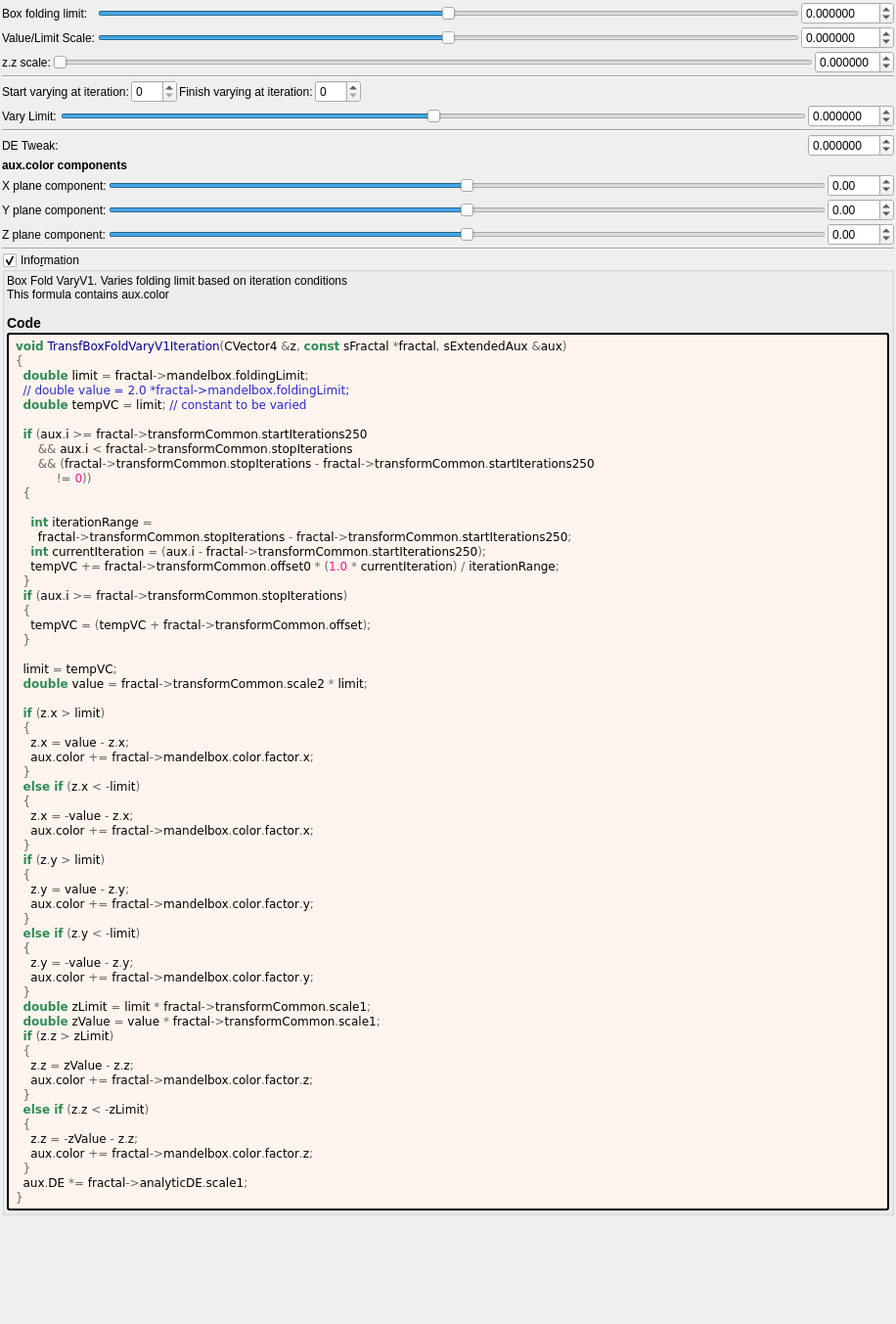
<?xml version="1.0" encoding="UTF-8"?>
<ui version="4.0">
 <class>transf_box_fold_vary_v1</class>
 <widget class="QWidget" name="Form">
  <property name="geometry">
   <rect>
    <x>0</x>
    <y>0</y>
    <width>916</width>
    <height>1353</height>
   </rect>
  </property>
  <property name="windowTitle">
   <string notr="true">transf_box_fold_vary_v1</string>
  </property>
  <layout class="QVBoxLayout" name="verticalLayout">
   <property name="spacing">
    <number>2</number>
   </property>
   <property name="leftMargin">
    <number>2</number>
   </property>
   <property name="topMargin">
    <number>2</number>
   </property>
   <property name="rightMargin">
    <number>2</number>
   </property>
   <property name="bottomMargin">
    <number>2</number>
   </property>
   <item>
    <layout class="QGridLayout" name="gridLayout_12">
     <property name="spacing">
      <number>2</number>
     </property>
     <item row="0" column="0">
      <widget class="QLabel" name="label_47">
       <property name="text">
        <string>Box folding limit:</string>
       </property>
      </widget>
     </item>
     <item row="0" column="1">
      <widget class="QSlider" name="slider_mandelbox_folding_limit">
       <property name="sizePolicy">
        <sizepolicy hsizetype="Expanding" vsizetype="Maximum">
         <horstretch>0</horstretch>
         <verstretch>0</verstretch>
        </sizepolicy>
       </property>
       <property name="minimum">
        <number>-10000000</number>
       </property>
       <property name="maximum">
        <number>10000000</number>
       </property>
       <property name="singleStep">
        <number>1</number>
       </property>
       <property name="orientation">
        <enum>Qt::Horizontal</enum>
       </property>
      </widget>
     </item>
     <item row="2" column="0" colspan="3">
      <layout class="QGridLayout" name="gridLayout_16">
       <item row="1" column="2">
        <widget class="MyDoubleSpinBox" name="spinbox_transf_scale_1">
         <property name="sizePolicy">
          <sizepolicy hsizetype="Minimum" vsizetype="Maximum">
           <horstretch>0</horstretch>
           <verstretch>0</verstretch>
          </sizepolicy>
         </property>
         <property name="prefix">
          <string/>
         </property>
         <property name="suffix">
          <string/>
         </property>
         <property name="decimals">
          <number>6</number>
         </property>
         <property name="minimum">
          <double>-9.990000000000000</double>
         </property>
         <property name="maximum">
          <double>9.990000000000000</double>
         </property>
         <property name="singleStep">
          <double>0.100000000000000</double>
         </property>
        </widget>
       </item>
       <item row="1" column="1">
        <widget class="QSlider" name="slider_transf_scale_1">
         <property name="sizePolicy">
          <sizepolicy hsizetype="Expanding" vsizetype="Maximum">
           <horstretch>0</horstretch>
           <verstretch>0</verstretch>
          </sizepolicy>
         </property>
         <property name="minimum">
          <number>0</number>
         </property>
         <property name="maximum">
          <number>2000000</number>
         </property>
         <property name="singleStep">
          <number>1</number>
         </property>
         <property name="orientation">
          <enum>Qt::Horizontal</enum>
         </property>
        </widget>
       </item>
       <item row="1" column="0">
        <widget class="QLabel" name="label_172">
         <property name="text">
          <string>z.z scale:</string>
         </property>
        </widget>
       </item>
      </layout>
     </item>
     <item row="0" column="2">
      <widget class="MyDoubleSpinBox" name="spinbox_mandelbox_folding_limit">
       <property name="sizePolicy">
        <sizepolicy hsizetype="Minimum" vsizetype="Maximum">
         <horstretch>0</horstretch>
         <verstretch>0</verstretch>
        </sizepolicy>
       </property>
       <property name="prefix">
        <string/>
       </property>
       <property name="suffix">
        <string/>
       </property>
       <property name="decimals">
        <number>6</number>
       </property>
       <property name="minimum">
        <double>-100.000000000000000</double>
       </property>
       <property name="maximum">
        <double>100.000000000000000</double>
       </property>
       <property name="singleStep">
        <double>0.100000000000000</double>
       </property>
      </widget>
     </item>
     <item row="1" column="0">
      <widget class="QLabel" name="label_48">
       <property name="text">
        <string>Value/Limit Scale:</string>
       </property>
      </widget>
     </item>
     <item row="1" column="2">
      <widget class="MyDoubleSpinBox" name="spinbox_transf_scale_2">
       <property name="sizePolicy">
        <sizepolicy hsizetype="Minimum" vsizetype="Maximum">
         <horstretch>0</horstretch>
         <verstretch>0</verstretch>
        </sizepolicy>
       </property>
       <property name="prefix">
        <string/>
       </property>
       <property name="suffix">
        <string/>
       </property>
       <property name="decimals">
        <number>6</number>
       </property>
       <property name="minimum">
        <double>-99.989999999999995</double>
       </property>
       <property name="maximum">
        <double>99.989999999999995</double>
       </property>
       <property name="singleStep">
        <double>0.100000000000000</double>
       </property>
      </widget>
     </item>
     <item row="1" column="1">
      <widget class="QSlider" name="slider_transf_scale_2">
       <property name="sizePolicy">
        <sizepolicy hsizetype="Expanding" vsizetype="Maximum">
         <horstretch>0</horstretch>
         <verstretch>0</verstretch>
        </sizepolicy>
       </property>
       <property name="minimum">
        <number>-5000000</number>
       </property>
       <property name="maximum">
        <number>5000000</number>
       </property>
       <property name="singleStep">
        <number>1</number>
       </property>
       <property name="orientation">
        <enum>Qt::Horizontal</enum>
       </property>
      </widget>
     </item>
    </layout>
   </item>
   <item>
    <widget class="Line" name="line_40">
     <property name="orientation">
      <enum>Qt::Horizontal</enum>
     </property>
    </widget>
   </item>
   <item>
    <layout class="QGridLayout" name="gridLayout_44">
     <property name="spacing">
      <number>2</number>
     </property>
     <item row="3" column="2">
      <widget class="MyDoubleSpinBox" name="spinbox_analyticDE_scale_1">
       <property name="sizePolicy">
        <sizepolicy hsizetype="Minimum" vsizetype="Maximum">
         <horstretch>0</horstretch>
         <verstretch>0</verstretch>
        </sizepolicy>
       </property>
       <property name="prefix">
        <string/>
       </property>
       <property name="suffix">
        <string/>
       </property>
       <property name="decimals">
        <number>6</number>
       </property>
       <property name="minimum">
        <double>-99.989999999999995</double>
       </property>
       <property name="maximum">
        <double>99.989999999999995</double>
       </property>
       <property name="singleStep">
        <double>0.100000000000000</double>
       </property>
      </widget>
     </item>
     <item row="3" column="0">
      <widget class="QLabel" name="label_173">
       <property name="text">
        <string>DE Tweak:</string>
       </property>
      </widget>
     </item>
     <item row="1" column="0">
      <widget class="QLabel" name="label_177">
       <property name="text">
        <string>Vary Limit:</string>
       </property>
      </widget>
     </item>
     <item row="1" column="2">
      <widget class="MyDoubleSpinBox" name="spinbox_transf_offset">
       <property name="sizePolicy">
        <sizepolicy hsizetype="Minimum" vsizetype="Maximum">
         <horstretch>0</horstretch>
         <verstretch>0</verstretch>
        </sizepolicy>
       </property>
       <property name="prefix">
        <string/>
       </property>
       <property name="suffix">
        <string/>
       </property>
       <property name="decimals">
        <number>6</number>
       </property>
       <property name="minimum">
        <double>-99.989999999999995</double>
       </property>
       <property name="maximum">
        <double>99.989999999999995</double>
       </property>
       <property name="singleStep">
        <double>0.100000000000000</double>
       </property>
      </widget>
     </item>
     <item row="0" column="0" colspan="3">
      <layout class="QGridLayout" name="gridLayout_45">
       <item row="0" column="3">
        <widget class="MySpinBox" name="spinboxInt_transf_stop_iterations">
         <property name="sizePolicy">
          <sizepolicy hsizetype="Minimum" vsizetype="Maximum">
           <horstretch>0</horstretch>
           <verstretch>0</verstretch>
          </sizepolicy>
         </property>
         <property name="maximum">
          <number>250</number>
         </property>
        </widget>
       </item>
       <item row="0" column="4">
        <spacer name="horizontalSpacer_24">
         <property name="orientation">
          <enum>Qt::Horizontal</enum>
         </property>
         <property name="sizeHint" stdset="0">
          <size>
           <width>40</width>
           <height>20</height>
          </size>
         </property>
        </spacer>
       </item>
       <item row="0" column="1">
        <widget class="MySpinBox" name="spinboxInt_transf_start_iterations_250">
         <property name="sizePolicy">
          <sizepolicy hsizetype="Minimum" vsizetype="Maximum">
           <horstretch>0</horstretch>
           <verstretch>0</verstretch>
          </sizepolicy>
         </property>
         <property name="maximum">
          <number>250</number>
         </property>
        </widget>
       </item>
       <item row="0" column="2">
        <widget class="QLabel" name="label_169">
         <property name="text">
          <string>Finish varying at iteration:</string>
         </property>
        </widget>
       </item>
       <item row="0" column="0">
        <widget class="QLabel" name="label_171">
         <property name="text">
          <string>Start varying at iteration:</string>
         </property>
        </widget>
       </item>
      </layout>
     </item>
     <item row="1" column="1">
      <widget class="QSlider" name="slider_transf_offset">
       <property name="sizePolicy">
        <sizepolicy hsizetype="Expanding" vsizetype="Maximum">
         <horstretch>0</horstretch>
         <verstretch>0</verstretch>
        </sizepolicy>
       </property>
       <property name="minimum">
        <number>-5000000</number>
       </property>
       <property name="maximum">
        <number>5000000</number>
       </property>
       <property name="singleStep">
        <number>1</number>
       </property>
       <property name="orientation">
        <enum>Qt::Horizontal</enum>
       </property>
      </widget>
     </item>
     <item row="2" column="0" colspan="3">
      <widget class="Line" name="line_2">
       <property name="orientation">
        <enum>Qt::Horizontal</enum>
       </property>
      </widget>
     </item>
    </layout>
   </item>
   <item>
    <layout class="QGridLayout" name="gridLayout_13">
     <property name="spacing">
      <number>2</number>
     </property>
     <item row="4" column="2">
      <widget class="MyDoubleSpinBox" name="spinbox3_mandelbox_color_z">
       <property name="sizePolicy">
        <sizepolicy hsizetype="Minimum" vsizetype="Maximum">
         <horstretch>0</horstretch>
         <verstretch>0</verstretch>
        </sizepolicy>
       </property>
       <property name="prefix">
        <string/>
       </property>
       <property name="suffix">
        <string/>
       </property>
       <property name="decimals">
        <number>2</number>
       </property>
       <property name="minimum">
        <double>-100.000000000000000</double>
       </property>
       <property name="maximum">
        <double>100.000000000000000</double>
       </property>
       <property name="singleStep">
        <double>0.100000000000000</double>
       </property>
      </widget>
     </item>
     <item row="2" column="0">
      <widget class="QLabel" name="label_25">
       <property name="text">
        <string>X plane component:</string>
       </property>
      </widget>
     </item>
     <item row="4" column="1">
      <widget class="QSlider" name="slider3_mandelbox_color_z">
       <property name="sizePolicy">
        <sizepolicy hsizetype="Expanding" vsizetype="Maximum">
         <horstretch>0</horstretch>
         <verstretch>0</verstretch>
        </sizepolicy>
       </property>
       <property name="minimum">
        <number>-500</number>
       </property>
       <property name="maximum">
        <number>500</number>
       </property>
       <property name="singleStep">
        <number>1</number>
       </property>
       <property name="orientation">
        <enum>Qt::Horizontal</enum>
       </property>
      </widget>
     </item>
     <item row="2" column="1">
      <widget class="QSlider" name="slider3_mandelbox_color_x">
       <property name="sizePolicy">
        <sizepolicy hsizetype="Expanding" vsizetype="Maximum">
         <horstretch>0</horstretch>
         <verstretch>0</verstretch>
        </sizepolicy>
       </property>
       <property name="minimum">
        <number>-500</number>
       </property>
       <property name="maximum">
        <number>500</number>
       </property>
       <property name="singleStep">
        <number>1</number>
       </property>
       <property name="orientation">
        <enum>Qt::Horizontal</enum>
       </property>
      </widget>
     </item>
     <item row="2" column="2">
      <widget class="MyDoubleSpinBox" name="spinbox3_mandelbox_color_x">
       <property name="sizePolicy">
        <sizepolicy hsizetype="Minimum" vsizetype="Maximum">
         <horstretch>0</horstretch>
         <verstretch>0</verstretch>
        </sizepolicy>
       </property>
       <property name="prefix">
        <string/>
       </property>
       <property name="suffix">
        <string/>
       </property>
       <property name="decimals">
        <number>2</number>
       </property>
       <property name="minimum">
        <double>-100.000000000000000</double>
       </property>
       <property name="maximum">
        <double>100.000000000000000</double>
       </property>
       <property name="singleStep">
        <double>0.100000000000000</double>
       </property>
      </widget>
     </item>
     <item row="3" column="0">
      <widget class="QLabel" name="label_26">
       <property name="text">
        <string>Y plane component:</string>
       </property>
      </widget>
     </item>
     <item row="3" column="1">
      <widget class="QSlider" name="slider3_mandelbox_color_y">
       <property name="sizePolicy">
        <sizepolicy hsizetype="Expanding" vsizetype="Maximum">
         <horstretch>0</horstretch>
         <verstretch>0</verstretch>
        </sizepolicy>
       </property>
       <property name="minimum">
        <number>-500</number>
       </property>
       <property name="maximum">
        <number>500</number>
       </property>
       <property name="singleStep">
        <number>1</number>
       </property>
       <property name="orientation">
        <enum>Qt::Horizontal</enum>
       </property>
      </widget>
     </item>
     <item row="4" column="0">
      <widget class="QLabel" name="label_30">
       <property name="text">
        <string>Z plane component:</string>
       </property>
      </widget>
     </item>
     <item row="3" column="2">
      <widget class="MyDoubleSpinBox" name="spinbox3_mandelbox_color_y">
       <property name="sizePolicy">
        <sizepolicy hsizetype="Minimum" vsizetype="Maximum">
         <horstretch>0</horstretch>
         <verstretch>0</verstretch>
        </sizepolicy>
       </property>
       <property name="prefix">
        <string/>
       </property>
       <property name="suffix">
        <string/>
       </property>
       <property name="decimals">
        <number>2</number>
       </property>
       <property name="minimum">
        <double>-100.000000000000000</double>
       </property>
       <property name="maximum">
        <double>100.000000000000000</double>
       </property>
       <property name="singleStep">
        <double>0.100000000000000</double>
       </property>
      </widget>
     </item>
     <item row="0" column="0" colspan="2">
      <widget class="QLabel" name="label_70">
       <property name="font">
        <font>
         <weight>75</weight>
         <bold>true</bold>
        </font>
       </property>
       <property name="text">
        <string>aux.color components</string>
       </property>
      </widget>
     </item>
    </layout>
   </item>
   <item>
    <widget class="Line" name="line">
     <property name="orientation">
      <enum>Qt::Horizontal</enum>
     </property>
    </widget>
   </item>
   <item>
    <widget class="MyGroupBox" name="groupCheck_info">
     <property name="title">
      <string>Info&amp;rmation</string>
     </property>
     <property name="flat">
      <bool>false</bool>
     </property>
     <property name="checkable">
      <bool>true</bool>
     </property>
     <layout class="QVBoxLayout" name="verticalLayout_2">
      <property name="spacing">
       <number>2</number>
      </property>
      <property name="leftMargin">
       <number>2</number>
      </property>
      <property name="topMargin">
       <number>2</number>
      </property>
      <property name="rightMargin">
       <number>2</number>
      </property>
      <property name="bottomMargin">
       <number>2</number>
      </property>
      <item>
	   <widget class="QLabel" name="label_information_general">
	    <property name="text">
		 <string notr="true">&lt;p&gt;Box Fold VaryV1. Varies folding limit based on iteration conditions&lt;br&gt;This formula contains aux.color&lt;/p&gt;&lt;table&gt;
&lt;/table&gt;
&lt;h3&gt;Code&lt;/h3&gt;</string>
		</property>
		<property name="wordWrap">
		 <bool>true</bool>
		</property>
		<property name="openExternalLinks">
		 <bool>true</bool>
		</property>
		<property name="textInteractionFlags">
		 <set>Qt::LinksAccessibleByMouse|Qt::TextSelectableByMouse</set>
		</property>
		</widget>
	   </item>
	   <item>
	    <widget class="QLabel" name="label_code_content">
		 <property name="text">
		  <string notr="true">&lt;body style=&quot;background-color:#fff5ee&quot;&gt;
&lt;pre style=&quot;color:#000000; background-color:#fff5ee;  font-family:'Courier New',monospace;&quot;&gt;&lt;span style=&quot;color:#2e8b57; font-weight:bold&quot;&gt;void&lt;/span&gt; &lt;span style=&quot;color:#00008f&quot;&gt;TransfBoxFoldVaryV1Iteration&lt;/span&gt;&lt;span style=&quot;color:#676767&quot;&gt;(&lt;/span&gt;CVector4 &lt;span style=&quot;color:#676767&quot;&gt;&amp;amp;&lt;/span&gt;z&lt;span style=&quot;color:#676767&quot;&gt;,&lt;/span&gt; &lt;span style=&quot;color:#2e8b57; font-weight:bold&quot;&gt;const&lt;/span&gt; sFractal &lt;span style=&quot;color:#676767&quot;&gt;*&lt;/span&gt;fractal&lt;span style=&quot;color:#676767&quot;&gt;,&lt;/span&gt; sExtendedAux &lt;span style=&quot;color:#676767&quot;&gt;&amp;amp;&lt;/span&gt;aux&lt;span style=&quot;color:#676767&quot;&gt;)&lt;/span&gt;
&lt;span style=&quot;color:#676767&quot;&gt;{&lt;/span&gt;
  &lt;span style=&quot;color:#2e8b57; font-weight:bold&quot;&gt;double&lt;/span&gt; limit &lt;span style=&quot;color:#676767&quot;&gt;=&lt;/span&gt; fractal&lt;span style=&quot;color:#676767&quot;&gt;-&amp;gt;&lt;/span&gt;mandelbox&lt;span style=&quot;color:#676767&quot;&gt;.&lt;/span&gt;foldingLimit&lt;span style=&quot;color:#676767&quot;&gt;;&lt;/span&gt;
  &lt;span style=&quot;color:#2929cc&quot;&gt;// double value = 2.0 *fractal-&amp;gt;mandelbox.foldingLimit;&lt;/span&gt;
  &lt;span style=&quot;color:#2e8b57; font-weight:bold&quot;&gt;double&lt;/span&gt; tempVC &lt;span style=&quot;color:#676767&quot;&gt;=&lt;/span&gt; limit&lt;span style=&quot;color:#676767&quot;&gt;;&lt;/span&gt; &lt;span style=&quot;color:#2929cc&quot;&gt;// constant to be varied&lt;/span&gt;

  &lt;span style=&quot;color:#2e8b57; font-weight:bold&quot;&gt;if&lt;/span&gt; &lt;span style=&quot;color:#676767&quot;&gt;(&lt;/span&gt;aux&lt;span style=&quot;color:#676767&quot;&gt;.&lt;/span&gt;i &lt;span style=&quot;color:#676767&quot;&gt;&amp;gt;=&lt;/span&gt; fractal&lt;span style=&quot;color:#676767&quot;&gt;-&amp;gt;&lt;/span&gt;transformCommon&lt;span style=&quot;color:#676767&quot;&gt;.&lt;/span&gt;startIterations250
      &lt;span style=&quot;color:#676767&quot;&gt;&amp;amp;&amp;amp;&lt;/span&gt; aux&lt;span style=&quot;color:#676767&quot;&gt;.&lt;/span&gt;i &lt;span style=&quot;color:#676767&quot;&gt;&amp;lt;&lt;/span&gt; fractal&lt;span style=&quot;color:#676767&quot;&gt;-&amp;gt;&lt;/span&gt;transformCommon&lt;span style=&quot;color:#676767&quot;&gt;.&lt;/span&gt;stopIterations
      &lt;span style=&quot;color:#676767&quot;&gt;&amp;amp;&amp;amp; (&lt;/span&gt;fractal&lt;span style=&quot;color:#676767&quot;&gt;-&amp;gt;&lt;/span&gt;transformCommon&lt;span style=&quot;color:#676767&quot;&gt;.&lt;/span&gt;stopIterations &lt;span style=&quot;color:#676767&quot;&gt;-&lt;/span&gt; fractal&lt;span style=&quot;color:#676767&quot;&gt;-&amp;gt;&lt;/span&gt;transformCommon&lt;span style=&quot;color:#676767&quot;&gt;.&lt;/span&gt;startIterations250
           &lt;span style=&quot;color:#676767&quot;&gt;!=&lt;/span&gt; &lt;span style=&quot;color:#ff1493&quot;&gt;0&lt;/span&gt;&lt;span style=&quot;color:#676767&quot;&gt;))&lt;/span&gt;
  &lt;span style=&quot;color:#676767&quot;&gt;{&lt;/span&gt;

    &lt;span style=&quot;color:#2e8b57; font-weight:bold&quot;&gt;int&lt;/span&gt; iterationRange &lt;span style=&quot;color:#676767&quot;&gt;=&lt;/span&gt;
      fractal&lt;span style=&quot;color:#676767&quot;&gt;-&amp;gt;&lt;/span&gt;transformCommon&lt;span style=&quot;color:#676767&quot;&gt;.&lt;/span&gt;stopIterations &lt;span style=&quot;color:#676767&quot;&gt;-&lt;/span&gt; fractal&lt;span style=&quot;color:#676767&quot;&gt;-&amp;gt;&lt;/span&gt;transformCommon&lt;span style=&quot;color:#676767&quot;&gt;.&lt;/span&gt;startIterations250&lt;span style=&quot;color:#676767&quot;&gt;;&lt;/span&gt;
    &lt;span style=&quot;color:#2e8b57; font-weight:bold&quot;&gt;int&lt;/span&gt; currentIteration &lt;span style=&quot;color:#676767&quot;&gt;= (&lt;/span&gt;aux&lt;span style=&quot;color:#676767&quot;&gt;.&lt;/span&gt;i &lt;span style=&quot;color:#676767&quot;&gt;-&lt;/span&gt; fractal&lt;span style=&quot;color:#676767&quot;&gt;-&amp;gt;&lt;/span&gt;transformCommon&lt;span style=&quot;color:#676767&quot;&gt;.&lt;/span&gt;startIterations250&lt;span style=&quot;color:#676767&quot;&gt;);&lt;/span&gt;
    tempVC &lt;span style=&quot;color:#676767&quot;&gt;+=&lt;/span&gt; fractal&lt;span style=&quot;color:#676767&quot;&gt;-&amp;gt;&lt;/span&gt;transformCommon&lt;span style=&quot;color:#676767&quot;&gt;.&lt;/span&gt;offset0 &lt;span style=&quot;color:#676767&quot;&gt;* (&lt;/span&gt;&lt;span style=&quot;color:#ff1493&quot;&gt;1.0&lt;/span&gt; &lt;span style=&quot;color:#676767&quot;&gt;*&lt;/span&gt; currentIteration&lt;span style=&quot;color:#676767&quot;&gt;) /&lt;/span&gt; iterationRange&lt;span style=&quot;color:#676767&quot;&gt;;&lt;/span&gt;
  &lt;span style=&quot;color:#676767&quot;&gt;}&lt;/span&gt;
  &lt;span style=&quot;color:#2e8b57; font-weight:bold&quot;&gt;if&lt;/span&gt; &lt;span style=&quot;color:#676767&quot;&gt;(&lt;/span&gt;aux&lt;span style=&quot;color:#676767&quot;&gt;.&lt;/span&gt;i &lt;span style=&quot;color:#676767&quot;&gt;&amp;gt;=&lt;/span&gt; fractal&lt;span style=&quot;color:#676767&quot;&gt;-&amp;gt;&lt;/span&gt;transformCommon&lt;span style=&quot;color:#676767&quot;&gt;.&lt;/span&gt;stopIterations&lt;span style=&quot;color:#676767&quot;&gt;)&lt;/span&gt;
  &lt;span style=&quot;color:#676767&quot;&gt;{&lt;/span&gt;
    tempVC &lt;span style=&quot;color:#676767&quot;&gt;= (&lt;/span&gt;tempVC &lt;span style=&quot;color:#676767&quot;&gt;+&lt;/span&gt; fractal&lt;span style=&quot;color:#676767&quot;&gt;-&amp;gt;&lt;/span&gt;transformCommon&lt;span style=&quot;color:#676767&quot;&gt;.&lt;/span&gt;offset&lt;span style=&quot;color:#676767&quot;&gt;);&lt;/span&gt;
  &lt;span style=&quot;color:#676767&quot;&gt;}&lt;/span&gt;

  limit &lt;span style=&quot;color:#676767&quot;&gt;=&lt;/span&gt; tempVC&lt;span style=&quot;color:#676767&quot;&gt;;&lt;/span&gt;
  &lt;span style=&quot;color:#2e8b57; font-weight:bold&quot;&gt;double&lt;/span&gt; value &lt;span style=&quot;color:#676767&quot;&gt;=&lt;/span&gt; fractal&lt;span style=&quot;color:#676767&quot;&gt;-&amp;gt;&lt;/span&gt;transformCommon&lt;span style=&quot;color:#676767&quot;&gt;.&lt;/span&gt;scale2 &lt;span style=&quot;color:#676767&quot;&gt;*&lt;/span&gt; limit&lt;span style=&quot;color:#676767&quot;&gt;;&lt;/span&gt;

  &lt;span style=&quot;color:#2e8b57; font-weight:bold&quot;&gt;if&lt;/span&gt; &lt;span style=&quot;color:#676767&quot;&gt;(&lt;/span&gt;z&lt;span style=&quot;color:#676767&quot;&gt;.&lt;/span&gt;x &lt;span style=&quot;color:#676767&quot;&gt;&amp;gt;&lt;/span&gt; limit&lt;span style=&quot;color:#676767&quot;&gt;)&lt;/span&gt;
  &lt;span style=&quot;color:#676767&quot;&gt;{&lt;/span&gt;
    z&lt;span style=&quot;color:#676767&quot;&gt;.&lt;/span&gt;x &lt;span style=&quot;color:#676767&quot;&gt;=&lt;/span&gt; value &lt;span style=&quot;color:#676767&quot;&gt;-&lt;/span&gt; z&lt;span style=&quot;color:#676767&quot;&gt;.&lt;/span&gt;x&lt;span style=&quot;color:#676767&quot;&gt;;&lt;/span&gt;
    aux&lt;span style=&quot;color:#676767&quot;&gt;.&lt;/span&gt;color &lt;span style=&quot;color:#676767&quot;&gt;+=&lt;/span&gt; fractal&lt;span style=&quot;color:#676767&quot;&gt;-&amp;gt;&lt;/span&gt;mandelbox&lt;span style=&quot;color:#676767&quot;&gt;.&lt;/span&gt;color&lt;span style=&quot;color:#676767&quot;&gt;.&lt;/span&gt;factor&lt;span style=&quot;color:#676767&quot;&gt;.&lt;/span&gt;x&lt;span style=&quot;color:#676767&quot;&gt;;&lt;/span&gt;
  &lt;span style=&quot;color:#676767&quot;&gt;}&lt;/span&gt;
  &lt;span style=&quot;color:#2e8b57; font-weight:bold&quot;&gt;else if&lt;/span&gt; &lt;span style=&quot;color:#676767&quot;&gt;(&lt;/span&gt;z&lt;span style=&quot;color:#676767&quot;&gt;.&lt;/span&gt;x &lt;span style=&quot;color:#676767&quot;&gt;&amp;lt; -&lt;/span&gt;limit&lt;span style=&quot;color:#676767&quot;&gt;)&lt;/span&gt;
  &lt;span style=&quot;color:#676767&quot;&gt;{&lt;/span&gt;
    z&lt;span style=&quot;color:#676767&quot;&gt;.&lt;/span&gt;x &lt;span style=&quot;color:#676767&quot;&gt;= -&lt;/span&gt;value &lt;span style=&quot;color:#676767&quot;&gt;-&lt;/span&gt; z&lt;span style=&quot;color:#676767&quot;&gt;.&lt;/span&gt;x&lt;span style=&quot;color:#676767&quot;&gt;;&lt;/span&gt;
    aux&lt;span style=&quot;color:#676767&quot;&gt;.&lt;/span&gt;color &lt;span style=&quot;color:#676767&quot;&gt;+=&lt;/span&gt; fractal&lt;span style=&quot;color:#676767&quot;&gt;-&amp;gt;&lt;/span&gt;mandelbox&lt;span style=&quot;color:#676767&quot;&gt;.&lt;/span&gt;color&lt;span style=&quot;color:#676767&quot;&gt;.&lt;/span&gt;factor&lt;span style=&quot;color:#676767&quot;&gt;.&lt;/span&gt;x&lt;span style=&quot;color:#676767&quot;&gt;;&lt;/span&gt;
  &lt;span style=&quot;color:#676767&quot;&gt;}&lt;/span&gt;
  &lt;span style=&quot;color:#2e8b57; font-weight:bold&quot;&gt;if&lt;/span&gt; &lt;span style=&quot;color:#676767&quot;&gt;(&lt;/span&gt;z&lt;span style=&quot;color:#676767&quot;&gt;.&lt;/span&gt;y &lt;span style=&quot;color:#676767&quot;&gt;&amp;gt;&lt;/span&gt; limit&lt;span style=&quot;color:#676767&quot;&gt;)&lt;/span&gt;
  &lt;span style=&quot;color:#676767&quot;&gt;{&lt;/span&gt;
    z&lt;span style=&quot;color:#676767&quot;&gt;.&lt;/span&gt;y &lt;span style=&quot;color:#676767&quot;&gt;=&lt;/span&gt; value &lt;span style=&quot;color:#676767&quot;&gt;-&lt;/span&gt; z&lt;span style=&quot;color:#676767&quot;&gt;.&lt;/span&gt;y&lt;span style=&quot;color:#676767&quot;&gt;;&lt;/span&gt;
    aux&lt;span style=&quot;color:#676767&quot;&gt;.&lt;/span&gt;color &lt;span style=&quot;color:#676767&quot;&gt;+=&lt;/span&gt; fractal&lt;span style=&quot;color:#676767&quot;&gt;-&amp;gt;&lt;/span&gt;mandelbox&lt;span style=&quot;color:#676767&quot;&gt;.&lt;/span&gt;color&lt;span style=&quot;color:#676767&quot;&gt;.&lt;/span&gt;factor&lt;span style=&quot;color:#676767&quot;&gt;.&lt;/span&gt;y&lt;span style=&quot;color:#676767&quot;&gt;;&lt;/span&gt;
  &lt;span style=&quot;color:#676767&quot;&gt;}&lt;/span&gt;
  &lt;span style=&quot;color:#2e8b57; font-weight:bold&quot;&gt;else if&lt;/span&gt; &lt;span style=&quot;color:#676767&quot;&gt;(&lt;/span&gt;z&lt;span style=&quot;color:#676767&quot;&gt;.&lt;/span&gt;y &lt;span style=&quot;color:#676767&quot;&gt;&amp;lt; -&lt;/span&gt;limit&lt;span style=&quot;color:#676767&quot;&gt;)&lt;/span&gt;
  &lt;span style=&quot;color:#676767&quot;&gt;{&lt;/span&gt;
    z&lt;span style=&quot;color:#676767&quot;&gt;.&lt;/span&gt;y &lt;span style=&quot;color:#676767&quot;&gt;= -&lt;/span&gt;value &lt;span style=&quot;color:#676767&quot;&gt;-&lt;/span&gt; z&lt;span style=&quot;color:#676767&quot;&gt;.&lt;/span&gt;y&lt;span style=&quot;color:#676767&quot;&gt;;&lt;/span&gt;
    aux&lt;span style=&quot;color:#676767&quot;&gt;.&lt;/span&gt;color &lt;span style=&quot;color:#676767&quot;&gt;+=&lt;/span&gt; fractal&lt;span style=&quot;color:#676767&quot;&gt;-&amp;gt;&lt;/span&gt;mandelbox&lt;span style=&quot;color:#676767&quot;&gt;.&lt;/span&gt;color&lt;span style=&quot;color:#676767&quot;&gt;.&lt;/span&gt;factor&lt;span style=&quot;color:#676767&quot;&gt;.&lt;/span&gt;y&lt;span style=&quot;color:#676767&quot;&gt;;&lt;/span&gt;
  &lt;span style=&quot;color:#676767&quot;&gt;}&lt;/span&gt;
  &lt;span style=&quot;color:#2e8b57; font-weight:bold&quot;&gt;double&lt;/span&gt; zLimit &lt;span style=&quot;color:#676767&quot;&gt;=&lt;/span&gt; limit &lt;span style=&quot;color:#676767&quot;&gt;*&lt;/span&gt; fractal&lt;span style=&quot;color:#676767&quot;&gt;-&amp;gt;&lt;/span&gt;transformCommon&lt;span style=&quot;color:#676767&quot;&gt;.&lt;/span&gt;scale1&lt;span style=&quot;color:#676767&quot;&gt;;&lt;/span&gt;
  &lt;span style=&quot;color:#2e8b57; font-weight:bold&quot;&gt;double&lt;/span&gt; zValue &lt;span style=&quot;color:#676767&quot;&gt;=&lt;/span&gt; value &lt;span style=&quot;color:#676767&quot;&gt;*&lt;/span&gt; fractal&lt;span style=&quot;color:#676767&quot;&gt;-&amp;gt;&lt;/span&gt;transformCommon&lt;span style=&quot;color:#676767&quot;&gt;.&lt;/span&gt;scale1&lt;span style=&quot;color:#676767&quot;&gt;;&lt;/span&gt;
  &lt;span style=&quot;color:#2e8b57; font-weight:bold&quot;&gt;if&lt;/span&gt; &lt;span style=&quot;color:#676767&quot;&gt;(&lt;/span&gt;z&lt;span style=&quot;color:#676767&quot;&gt;.&lt;/span&gt;z &lt;span style=&quot;color:#676767&quot;&gt;&amp;gt;&lt;/span&gt; zLimit&lt;span style=&quot;color:#676767&quot;&gt;)&lt;/span&gt;
  &lt;span style=&quot;color:#676767&quot;&gt;{&lt;/span&gt;
    z&lt;span style=&quot;color:#676767&quot;&gt;.&lt;/span&gt;z &lt;span style=&quot;color:#676767&quot;&gt;=&lt;/span&gt; zValue &lt;span style=&quot;color:#676767&quot;&gt;-&lt;/span&gt; z&lt;span style=&quot;color:#676767&quot;&gt;.&lt;/span&gt;z&lt;span style=&quot;color:#676767&quot;&gt;;&lt;/span&gt;
    aux&lt;span style=&quot;color:#676767&quot;&gt;.&lt;/span&gt;color &lt;span style=&quot;color:#676767&quot;&gt;+=&lt;/span&gt; fractal&lt;span style=&quot;color:#676767&quot;&gt;-&amp;gt;&lt;/span&gt;mandelbox&lt;span style=&quot;color:#676767&quot;&gt;.&lt;/span&gt;color&lt;span style=&quot;color:#676767&quot;&gt;.&lt;/span&gt;factor&lt;span style=&quot;color:#676767&quot;&gt;.&lt;/span&gt;z&lt;span style=&quot;color:#676767&quot;&gt;;&lt;/span&gt;
  &lt;span style=&quot;color:#676767&quot;&gt;}&lt;/span&gt;
  &lt;span style=&quot;color:#2e8b57; font-weight:bold&quot;&gt;else if&lt;/span&gt; &lt;span style=&quot;color:#676767&quot;&gt;(&lt;/span&gt;z&lt;span style=&quot;color:#676767&quot;&gt;.&lt;/span&gt;z &lt;span style=&quot;color:#676767&quot;&gt;&amp;lt; -&lt;/span&gt;zLimit&lt;span style=&quot;color:#676767&quot;&gt;)&lt;/span&gt;
  &lt;span style=&quot;color:#676767&quot;&gt;{&lt;/span&gt;
    z&lt;span style=&quot;color:#676767&quot;&gt;.&lt;/span&gt;z &lt;span style=&quot;color:#676767&quot;&gt;= -&lt;/span&gt;zValue &lt;span style=&quot;color:#676767&quot;&gt;-&lt;/span&gt; z&lt;span style=&quot;color:#676767&quot;&gt;.&lt;/span&gt;z&lt;span style=&quot;color:#676767&quot;&gt;;&lt;/span&gt;
    aux&lt;span style=&quot;color:#676767&quot;&gt;.&lt;/span&gt;color &lt;span style=&quot;color:#676767&quot;&gt;+=&lt;/span&gt; fractal&lt;span style=&quot;color:#676767&quot;&gt;-&amp;gt;&lt;/span&gt;mandelbox&lt;span style=&quot;color:#676767&quot;&gt;.&lt;/span&gt;color&lt;span style=&quot;color:#676767&quot;&gt;.&lt;/span&gt;factor&lt;span style=&quot;color:#676767&quot;&gt;.&lt;/span&gt;z&lt;span style=&quot;color:#676767&quot;&gt;;&lt;/span&gt;
  &lt;span style=&quot;color:#676767&quot;&gt;}&lt;/span&gt;
  aux&lt;span style=&quot;color:#676767&quot;&gt;.&lt;/span&gt;DE &lt;span style=&quot;color:#676767&quot;&gt;*=&lt;/span&gt; fractal&lt;span style=&quot;color:#676767&quot;&gt;-&amp;gt;&lt;/span&gt;analyticDE&lt;span style=&quot;color:#676767&quot;&gt;.&lt;/span&gt;scale1&lt;span style=&quot;color:#676767&quot;&gt;;&lt;/span&gt;
&lt;span style=&quot;color:#676767&quot;&gt;}&lt;/span&gt;
&lt;/pre&gt;
&lt;/body&gt;</string>
		 </property>
		 <property name="wordWrap">
		  <bool>true</bool>
		 </property>
		 <property name="openExternalLinks">
		  <bool>true</bool>
		 </property>
		 <property name="textInteractionFlags">
		  <set>Qt::LinksAccessibleByMouse|Qt::TextSelectableByMouse</set>
		 </property>
		 <property name="styleSheet">
		  <string notr="true">border-style: outset; border-width: 2px; border-radius: 3px; border-color: black; background-color: #fff5ee; padding: 4px;</string>
		  </property>
		 </widget>
		</item>
	   </layout>
    </widget>
   </item>
   <item>
    <spacer name="verticalSpacer_2">
     <property name="orientation">
      <enum>Qt::Vertical</enum>
     </property>
     <property name="sizeHint" stdset="0">
      <size>
       <width>20</width>
       <height>40</height>
      </size>
     </property>
    </spacer>
   </item>
  </layout>
 </widget>
 <customwidgets>
  <customwidget>
   <class>MyGroupBox</class>
   <extends>QGroupBox</extends>
   <header>my_group_box.h</header>
   <container>1</container>
  </customwidget>
  <customwidget>
   <class>MyDoubleSpinBox</class>
   <extends>QDoubleSpinBox</extends>
   <header>my_double_spin_box.h</header>
  </customwidget>
  <customwidget>
   <class>MySpinBox</class>
   <extends>QSpinBox</extends>
   <header>my_spin_box.h</header>
  </customwidget>
 </customwidgets>
 <tabstops>
  <tabstop>slider_mandelbox_folding_limit</tabstop>
  <tabstop>spinbox_mandelbox_folding_limit</tabstop>
  <tabstop>slider_transf_scale_2</tabstop>
  <tabstop>spinbox_transf_scale_2</tabstop>
  <tabstop>slider_transf_scale_1</tabstop>
  <tabstop>spinbox_transf_scale_1</tabstop>
  <tabstop>spinboxInt_transf_start_iterations_250</tabstop>
  <tabstop>spinboxInt_transf_stop_iterations</tabstop>
  <tabstop>slider_transf_offset</tabstop>
  <tabstop>spinbox_transf_offset</tabstop>
  <tabstop>spinbox_analyticDE_scale_1</tabstop>
  <tabstop>groupCheck_info</tabstop>
 </tabstops>
 <resources/>
 <connections/>
</ui>
